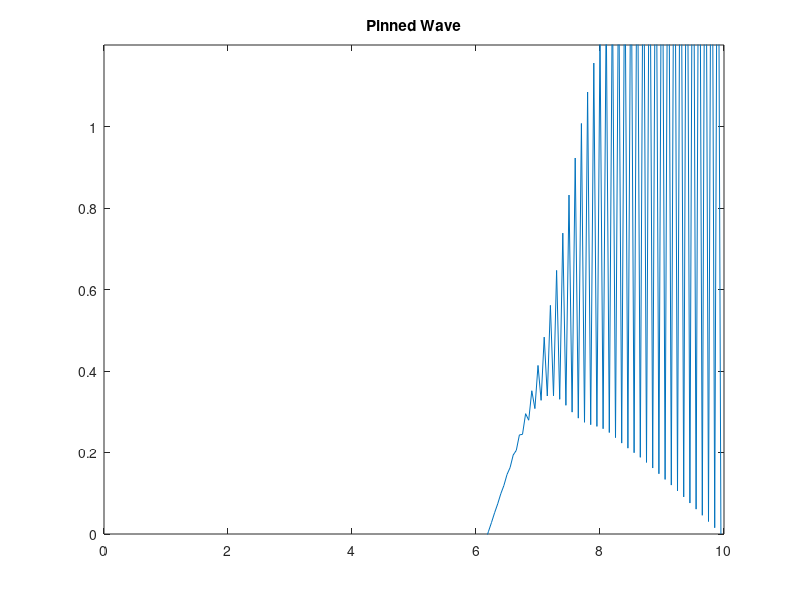
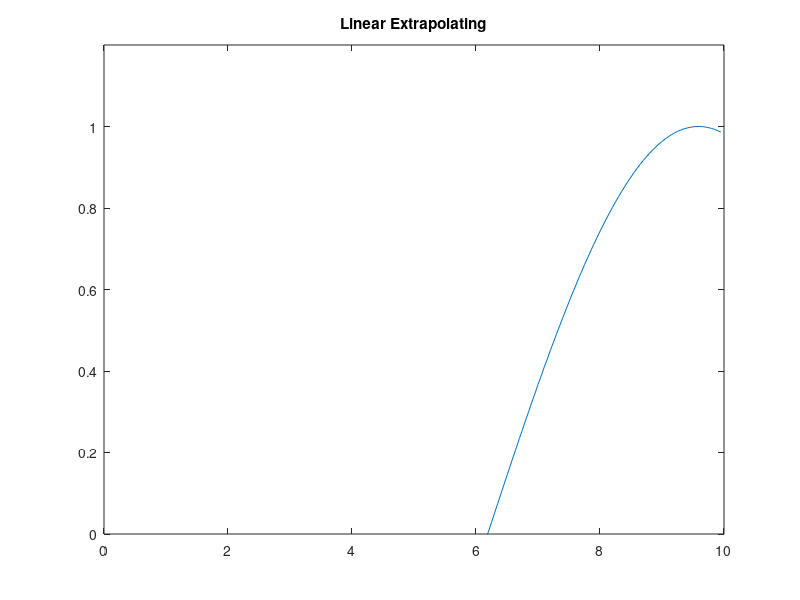
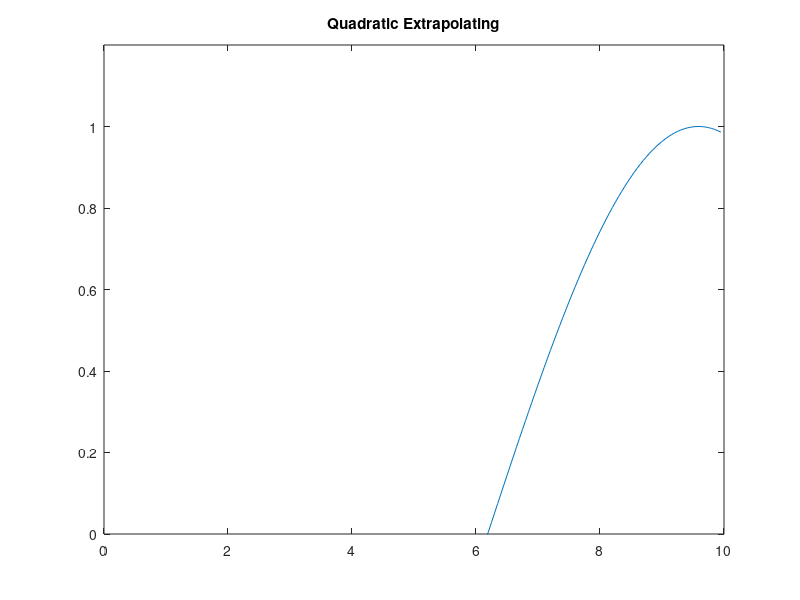
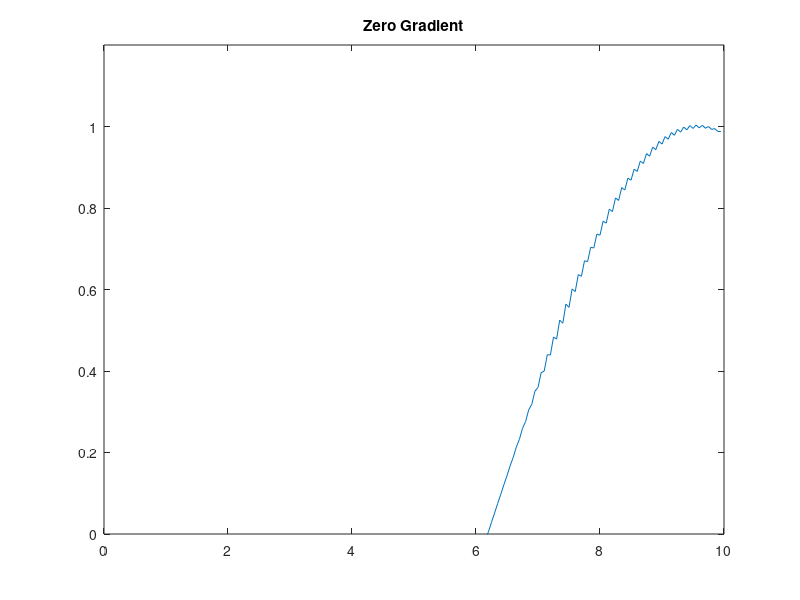

Reproduce these figures in MATLAB, in order.
close all;clear;clc
% Option1: Run all the pronblems successivelly; [ 0 1 ]
% Option2: Run Specfic Problem; [ 1 2 3 4 5 6 7 ]
option = 1;
problem = 0;
% Setup
N = 200; dx = 10/N;
dt = 0.01;  T = 2; nof_t = T/dt;
x = 0:dx:10-dx;
c = (3/4)*sqrt(3)*dx/dt;
A = 3;

% Parameters of RKW3
a21 = 8/15; a32 = 5/12; b1 = 1/4; b3 = 3/4; b2 = 0;
zeta2 = b1 - a21; zeta3 = b2 - a32;

% Define Discretized Version of RHS convection term -c(du/dx)
RHS = @(right, left) (-c/(2*dx))*(right - left);
convection = @(right,left) (-c/dx)*(right-left);
convection2 = @(current,left,left_left) (-c/(2*dx)).*(3*current - 4*left + left_left);

%Initial Condition
t = 0;
u = zeros(N,1);
u(1) = sin(A*t); u(N) = 0;
IC = @(t) sin(A*t);



if option == 1
    %% Problem 1
    figure; 
    for i = 1 : nof_t
        
        %-----------------------First Substep---------------------------------%
        t = t + (1/3)*dt;
        f1 = RHS(u(3:N),u(1:N-2));
        u_star(2:N-1,1) = u(2:N-1,1) + a21*dt*f1;
        u_star(1) = IC(t); u_star(N) = 0;
        
        %----------------------Second Substep---------------------------------%
        t = t + (1/3)*dt;
        f2 = RHS(u_star(3:N,1),u_star(1:N-2,1));
        u_star_star(2:N-1,1) = u_star(2:N-1,1) + a32*dt*f2 + zeta2*dt*f1;
        u_star_star(1) = IC(t); u_star_star(N) = 0;
        
        %----------------------Third Substep----------------------------------%
        t = dt*i;
        f3 = RHS(u_star_star(3:N,1), u_star_star(1:N-2,1));
        u(2:N-1) = u_star_star(2:N-1,1) + b3*dt*f3 + zeta3*dt*f2;
        u(1) = IC(t); u(N) = 0;
        
        %     if mod(i,2) == 1
        plot(x,u); title('Pinned Wave'); xlim([0,10]); ylim([0,1.2]);
        pause(0.01)
        %         drawnow
        %     end
    end
    %% Problem 2
    t = 0;
    u = zeros(N,1);
    u(1) = sin(A*t); u(N) = 0;
    figure; 
    for i = 1 : nof_t
        
        %-----------------------First Substep---------------------------------%
        t = t + (1/3)*dt;
        f1 = RHS(u(3:N),u(1:N-2));
        u_star(2:N-1,1) = u(2:N-1,1) + a21*dt*f1;
        u_star(1) = IC(t); u_star(N) = 2*u_star(N-1) - u_star(N-2);
        
        %----------------------Second Substep---------------------------------%
        t = t + (1/3)*dt;
        f2 = RHS(u_star(3:N,1),u_star(1:N-2,1));
        u_star_star(2:N-1,1) = u_star(2:N-1,1) + a32*dt*f2 + zeta2*dt*f1;
        u_star_star(1) = IC(t); u_star_star(N) = 2*u_star_star(N-1) - u_star_star(N-2);
        
        %----------------------Third Substep----------------------------------%
        t = dt*i;
        f3 = RHS(u_star_star(3:N,1), u_star_star(1:N-2,1));
        u(2:N-1) = u_star_star(2:N-1,1) + b3*dt*f3 + zeta3*dt*f2;
        u(1) = IC(t); u(N) = 2*u(N-1) - u(N-2);
        
        %     if mod(i,10) == 1
        plot(x,u); title('Linear Extrapolating'); xlim([0,10]); ylim([0,1.2]);
        pause(0.01)
           
        %         drawnow
        %     end
    end
    %% Problem 3
    t = 0;
    u = zeros(N,1);
    u(1) = sin(A*t); u(N) = 0;
    figure; 
    for i = 1 : nof_t
        
        %-----------------------First Substep---------------------------------%
        t = t + (1/3)*dt;
        f1 = RHS(u(3:N),u(1:N-2));
        u_star(2:N-1,1) = u(2:N-1,1) + a21*dt*f1;
        u_star(1) = IC(t); u_star(N) = 3*u_star(N-1) - 3*u_star(N-2) + u_star(N-3);
        
        %----------------------Second Substep---------------------------------%
        t = t + (1/3)*dt;
        f2 = RHS(u_star(3:N,1),u_star(1:N-2,1));
        u_star_star(2:N-1,1) = u_star(2:N-1,1) + a32*dt*f2 + zeta2*dt*f1;
        u_star_star(1) = IC(t);
        u_star_star(N) = 3*u_star_star(N-1) - 3*u_star_star(N-2) + u_star_star(N-3);
        
        %----------------------Third Substep----------------------------------%
        t = dt*i;
        f3 = RHS(u_star_star(3:N,1), u_star_star(1:N-2,1));
        u(2:N-1) = u_star_star(2:N-1,1) + b3*dt*f3 + zeta3*dt*f2;
        u(1) = IC(t); u(N) = 3*u(N-1) - 3*u(N-2) + u(N-3);
        
        %     if mod(i,2) == 1
        plot(x,u); title('Quadratic Extrapolating'); xlim([0,10]); ylim([0,1.2]);
        pause(0.01)
        %         drawnow
        %     end
    end
    %% Problem 4
    t = 0;
    u = zeros(N,1);
    u(1) = sin(A*t); u(N) = 0;
    figure;
    for i = 1 : nof_t
        
        %-----------------------First Substep---------------------------------%
        t = t + (1/3)*dt;
        f1 = RHS(u(3:N),u(1:N-2));
        u_star(2:N-1,1) = u(2:N-1,1) + a21*dt*f1;
        u_star(1) = IC(t); u_star(N) = u_star(N-1);
        
        %----------------------Second Substep---------------------------------%
        t = t + (1/3)*dt;
        f2 = RHS(u_star(3:N,1),u_star(1:N-2,1));
        u_star_star(2:N-1,1) = u_star(2:N-1,1) + a32*dt*f2 + zeta2*dt*f1;
        u_star_star(1) = IC(t); u_star_star(N) = u_star_star(N-1);
        
        %----------------------Third Substep----------------------------------%
        t = dt*i;
        f3 = RHS(u_star_star(3:N,1), u_star_star(1:N-2,1));
        u(2:N-1) = u_star_star(2:N-1,1) + b3*dt*f3 + zeta3*dt*f2;
        u(1) = IC(t); u(N) = u(N-1);
        
        %     if mod(i,2) == 1
        plot(x,u); ylim([0,1.2]); xlim([0,10]); title('Zero Gradient');
        pause(0.01)
        %         drawnow
        %     end
    end
    %% Problem 5
    t = 0;
    u = zeros(N,1);
    u(1) = sin(A*t); u(N) = 0;
    figure; 
    for i = 1 : nof_t
        
        %-----------------------First Substep---------------------------------%
        t = t + (1/3)*dt;
        f1 = RHS(u(3:N),u(1:N-2));
        u_star(2:N-1,1) = u(2:N-1,1) + a21*dt*f1;
        u_star(1) = IC(t); u_star(N) = -u_star(N-1);
        
        %----------------------Second Substep---------------------------------%
        t = t + (1/3)*dt;
        f2 = RHS(u_star(3:N,1),u_star(1:N-2,1));
        u_star_star(2:N-1,1) = u_star(2:N-1,1) + a32*dt*f2 + zeta2*dt*f1;
        u_star_star(1) = IC(t); u_star_star(N) = -u_star_star(N-1);
        
        %----------------------Third Substep----------------------------------%
        t = dt*i;
        f3 = RHS(u_star_star(3:N,1), u_star_star(1:N-2,1));
        u(2:N-1) = u_star_star(2:N-1,1) + b3*dt*f3 + zeta3*dt*f2;
        u(1) = IC(t); u(N) = -u(N-1);
        
        %     if mod(i,2) == 1
        plot(x,u); title('Antisymmetric'); xlim([0,10]); ylim([0,1.2]);
        pause(0.01)
        %         drawnow
        %     end
    end
    %% Problem 6
    t = 0;
    u = zeros(N,1);
    u(1) = sin(A*t); u(N) = 0;
    figure; 
    for i = 1 : nof_t
        
        %-----------------------First Substep---------------------------------%
        t = t + (1/3)*dt;
        f1 = RHS(u(3:N),u(1:N-2));
        f1_bc = convection(u(N),u(N-1));
        u_star(2:N-1,1) = u(2:N-1,1) + a21*dt*f1;
        u_star(N) = u(N) + a21*dt*f1_bc;
        u_star(1) = IC(t);
        
        %----------------------Second Substep---------------------------------%
        t = t + (1/3)*dt;
        f2 = RHS(u_star(3:N,1),u_star(1:N-2,1));
        f2_bc = convection(u_star(N),u_star(N-1));
        u_star_star(2:N-1,1) = u_star(2:N-1,1) + a32*dt*f2 + zeta2*dt*f1;
        u_star_star(N) = u_star(N) + a32*dt*f2_bc + zeta2*dt*f1_bc;
        u_star_star(1) = IC(t);
        
        
        %----------------------Third Substep----------------------------------%
        t = dt*i;
        f3 = RHS(u_star_star(3:N,1), u_star_star(1:N-2,1));
        f3_bc = convection(u_star_star(N),u_star_star(N-1));
        u(2:N-1) = u_star_star(2:N-1,1) + b3*dt*f3 + zeta3*dt*f2;
        u(N) = u_star_star(N) + b3*dt*f3_bc + zeta3*dt*f2_bc;
        u(1) = IC(t);
        
        %     if mod(i,2) == 1
        plot(x,u); xlim([0,10]); ylim([0,1.2]);
        title('First Order Upwind');
        pause(0.01)
        %         drawnow
        %     end
    end
    %% Problem 7
    t = 0;
    u = zeros(N,1);
    u(1) = sin(A*t); u(N) = 0;
    figure; 
    for i = 1 : nof_t
        
        %-----------------------First Substep---------------------------------%
        t = t + (1/3)*dt;
        f1 = RHS(u(3:N),u(1:N-2));
        f1_bc = convection2(u(N),u(N-1),u(N-2));
        u_star(2:N-1,1) = u(2:N-1,1) + a21*dt*f1;
        u_star(N) = u(N) + a21*dt*f1_bc;
        u_star(1) = IC(t);
        
        %----------------------Second Substep---------------------------------%
        t = t + (1/3)*dt;
        f2 = RHS(u_star(3:N,1),u_star(1:N-2,1));
        f2_bc = convection2(u_star(N),u_star(N-1),u_star(N-1));
        u_star_star(2:N-1,1) = u_star(2:N-1,1) + a32*dt*f2 + zeta2*dt*f1;
        u_star_star(N) = u_star(N) + a32*dt*f2_bc + zeta2*dt*f1_bc;
        u_star_star(1) = IC(t);
        
        
        %----------------------Third Substep----------------------------------%
        t = dt*i;
        f3 = RHS(u_star_star(3:N,1), u_star_star(1:N-2,1));
        f3_bc = convection2(u_star_star(N),u_star_star(N-1),u_star_star(N-2));
        u(2:N-1) = u_star_star(2:N-1,1) + b3*dt*f3 + zeta3*dt*f2;
        u(N) = u_star_star(N) + b3*dt*f3_bc + zeta3*dt*f2_bc;
        u(1) = IC(t);
        
        %     if mod(i,10) == 1
        plot(x,u); title('Second Order Upwind'); xlim([0,10]); ylim([0,1.2]);
        pause(0.01)
        %         drawnow
        %     end
    end
else
    if problem == 1
        %%
        figure
        for i = 1 : nof_t
            
            %-----------------------First Substep---------------------------------%
            t = t + (1/3)*dt;
            f1 = RHS(u(3:N),u(1:N-2));
            u_star(2:N-1,1) = u(2:N-1,1) + a21*dt*f1;
            u_star(1) = IC(t); u_star(N) = 0;
            
            %----------------------Second Substep---------------------------------%
            t = t + (1/3)*dt;
            f2 = RHS(u_star(3:N,1),u_star(1:N-2,1));
            u_star_star(2:N-1,1) = u_star(2:N-1,1) + a32*dt*f2 + zeta2*dt*f1;
            u_star_star(1) = IC(t); u_star_star(N) = 0;
            
            %----------------------Third Substep----------------------------------%
            t = dt*i;
            f3 = RHS(u_star_star(3:N,1), u_star_star(1:N-2,1));
            u(2:N-1) = u_star_star(2:N-1,1) + b3*dt*f3 + zeta3*dt*f2;
            u(1) = IC(t); u(N) = 0;
            
            %     if mod(i,2) == 1
            plot(x,u); ylim([0,1.2]); xlim([0,10]); title('Pinned Wave');
            pause(0.01)
            %         drawnow
            %     end
        end
        figure
    elseif problem == 2
        %%
        figure;
        for i = 1 : nof_t
            
            %-----------------------First Substep---------------------------------%
            t = t + (1/3)*dt;
            f1 = RHS(u(3:N),u(1:N-2));
            u_star(2:N-1,1) = u(2:N-1,1) + a21*dt*f1;
            u_star(1) = IC(t); u_star(N) = 2*u_star(N-1) - u_star(N-2);
            
            %----------------------Second Substep---------------------------------%
            t = t + (1/3)*dt;
            f2 = RHS(u_star(3:N,1),u_star(1:N-2,1));
            u_star_star(2:N-1,1) = u_star(2:N-1,1) + a32*dt*f2 + zeta2*dt*f1;
            u_star_star(1) = IC(t); u_star_star(N) = 2*u_star_star(N-1) - u_star_star(N-2);
            
            %----------------------Third Substep----------------------------------%
            t = dt*i;
            f3 = RHS(u_star_star(3:N,1), u_star_star(1:N-2,1));
            u(2:N-1) = u_star_star(2:N-1,1) + b3*dt*f3 + zeta3*dt*f2;
            u(1) = IC(t); u(N) = 2*u(N-1) - u(N-2);
            
            %     if mod(i,10) == 1
            plot(x,u); ylim([0,1.2]); xlim([0,10]); title('Linear Extrapolating');
            pause(0.01)
            %         drawnow
            %     end
        end

    elseif problem ==3
        %%
        figure
        for i = 1 : nof_t
            
            %-----------------------First Substep---------------------------------%
            t = t + (1/3)*dt;
            f1 = RHS(u(3:N),u(1:N-2));
            u_star(2:N-1,1) = u(2:N-1,1) + a21*dt*f1;
            u_star(1) = IC(t); u_star(N) = 3*u_star(N-1) - 3*u_star(N-2) + u_star(N-3);
            
            %----------------------Second Substep---------------------------------%
            t = t + (1/3)*dt;
            f2 = RHS(u_star(3:N,1),u_star(1:N-2,1));
            u_star_star(2:N-1,1) = u_star(2:N-1,1) + a32*dt*f2 + zeta2*dt*f1;
            u_star_star(1) = IC(t);
            u_star_star(N) = 3*u_star_star(N-1) - 3*u_star_star(N-2) + u_star_star(N-3);
            
            %----------------------Third Substep----------------------------------%
            t = dt*i;
            f3 = RHS(u_star_star(3:N,1), u_star_star(1:N-2,1));
            u(2:N-1) = u_star_star(2:N-1,1) + b3*dt*f3 + zeta3*dt*f2;
            u(1) = IC(t); u(N) = 3*u(N-1) - 3*u(N-2) + u(N-3);
            
            %     if mod(i,2) == 1
            plot(x,u); ylim([0,1.2]); xlim([0,10]); title('Quadratic Extrapolating');
            pause(0.01)
            %         drawnow
            %     end
        end
        
    elseif problem == 4
        %%
        figure; 
        for i = 1 : nof_t
            
            %-----------------------First Substep---------------------------------%
            t = t + (1/3)*dt;
            f1 = RHS(u(3:N),u(1:N-2));
            u_star(2:N-1,1) = u(2:N-1,1) + a21*dt*f1;
            u_star(1) = IC(t); u_star(N) = u_star(N-1);
            
            %----------------------Second Substep---------------------------------%
            t = t + (1/3)*dt;
            f2 = RHS(u_star(3:N,1),u_star(1:N-2,1));
            u_star_star(2:N-1,1) = u_star(2:N-1,1) + a32*dt*f2 + zeta2*dt*f1;
            u_star_star(1) = IC(t); u_star_star(N) = u_star_star(N-1);
            
            %----------------------Third Substep----------------------------------%
            t = dt*i;
            f3 = RHS(u_star_star(3:N,1), u_star_star(1:N-2,1));
            u(2:N-1) = u_star_star(2:N-1,1) + b3*dt*f3 + zeta3*dt*f2;
            u(1) = IC(t); u(N) = u(N-1);
            
            %     if mod(i,2) == 1
            plot(x,u); ylim([0,1.2]); xlim([0,10]); title('Zero Gradient');
            pause(0.01)
            %         drawnow
            %     end
        end
        
    elseif problem == 5
        %%
        figure; %Problem5
        for i = 1 : nof_t
            
            %-----------------------First Substep---------------------------------%
            t = t + (1/3)*dt;
            f1 = RHS(u(3:N),u(1:N-2));
            u_star(2:N-1,1) = u(2:N-1,1) + a21*dt*f1;
            u_star(1) = IC(t); u_star(N) = -u_star(N-1);
            
            %----------------------Second Substep---------------------------------%
            t = t + (1/3)*dt;
            f2 = RHS(u_star(3:N,1),u_star(1:N-2,1));
            u_star_star(2:N-1,1) = u_star(2:N-1,1) + a32*dt*f2 + zeta2*dt*f1;
            u_star_star(1) = IC(t); u_star_star(N) = -u_star_star(N-1);
            
            %----------------------Third Substep----------------------------------%
            t = dt*i;
            f3 = RHS(u_star_star(3:N,1), u_star_star(1:N-2,1));
            u(2:N-1) = u_star_star(2:N-1,1) + b3*dt*f3 + zeta3*dt*f2;
            u(1) = IC(t); u(N) = -u(N-1);
            
            %     if mod(i,2) == 1
            plot(x,u); ylim([0,1.2]); xlim([0,10]); title('Antisymmetric');
            pause(0.01)
            %         drawnow
            %     end
        end
    elseif problem == 6
        %%
        figure; %Problem6
        for i = 1 : nof_t
            
            %-----------------------First Substep---------------------------------%
            t = t + (1/3)*dt;
            f1 = RHS(u(3:N),u(1:N-2));
            f1_bc = convection(u(N),u(N-1));
            u_star(2:N-1,1) = u(2:N-1,1) + a21*dt*f1;
            u_star(N) = u(N) + a21*dt*f1_bc;
            u_star(1) = IC(t);
            
            %----------------------Second Substep---------------------------------%
            t = t + (1/3)*dt;
            f2 = RHS(u_star(3:N,1),u_star(1:N-2,1));
            f2_bc = convection(u_star(N),u_star(N-1));
            u_star_star(2:N-1,1) = u_star(2:N-1,1) + a32*dt*f2 + zeta2*dt*f1;
            u_star_star(N) = u_star(N) + a32*dt*f2_bc + zeta2*dt*f1_bc;
            u_star_star(1) = IC(t);
            
            
            %----------------------Third Substep----------------------------------%
            t = dt*i;
            f3 = RHS(u_star_star(3:N,1), u_star_star(1:N-2,1));
            f3_bc = convection(u_star_star(N),u_star_star(N-1));
            u(2:N-1) = u_star_star(2:N-1,1) + b3*dt*f3 + zeta3*dt*f2;
            u(N) = u_star_star(N) + b3*dt*f3_bc + zeta3*dt*f2_bc;
            u(1) = IC(t);
            
            %     if mod(i,2) == 1
            plot(x,u);
            ylim([0,1.2]); xlim([0,10]); title('First Order Upwind');
            pause(0.01)
            %         drawnow
            %     end
        end
    elseif problem == 7 
        %%
        figure; %Problem7
        for i = 1 : nof_t
            
            %-----------------------First Substep---------------------------------%
            t = t + (1/3)*dt;
            f1 = RHS(u(3:N),u(1:N-2));
            f1_bc = convection2(u(N),u(N-1),u(N-2));
            u_star(2:N-1,1) = u(2:N-1,1) + a21*dt*f1;
            u_star(N) = u(N) + a21*dt*f1_bc;
            u_star(1) = IC(t);
            
            %----------------------Second Substep---------------------------------%
            t = t + (1/3)*dt;
            f2 = RHS(u_star(3:N,1),u_star(1:N-2,1));
            f2_bc = convection2(u_star(N),u_star(N-1),u_star(N-1));
            u_star_star(2:N-1,1) = u_star(2:N-1,1) + a32*dt*f2 + zeta2*dt*f1;
            u_star_star(N) = u_star(N) + a32*dt*f2_bc + zeta2*dt*f1_bc;
            u_star_star(1) = IC(t);
            
            
            %----------------------Third Substep----------------------------------%
            t = dt*i;
            f3 = RHS(u_star_star(3:N,1), u_star_star(1:N-2,1));
            f3_bc = convection2(u_star_star(N),u_star_star(N-1),u_star_star(N-2));
            u(2:N-1) = u_star_star(2:N-1,1) + b3*dt*f3 + zeta3*dt*f2;
            u(N) = u_star_star(N) + b3*dt*f3_bc + zeta3*dt*f2_bc;
            u(1) = IC(t);
            
            %     if mod(i,10) == 1
            plot(x,u); ylim([0,1.2]); xlim([0,10]); title('Second Order Upwind');
            pause(0.01)
            %         drawnow
            %     end
        end
    end
end







